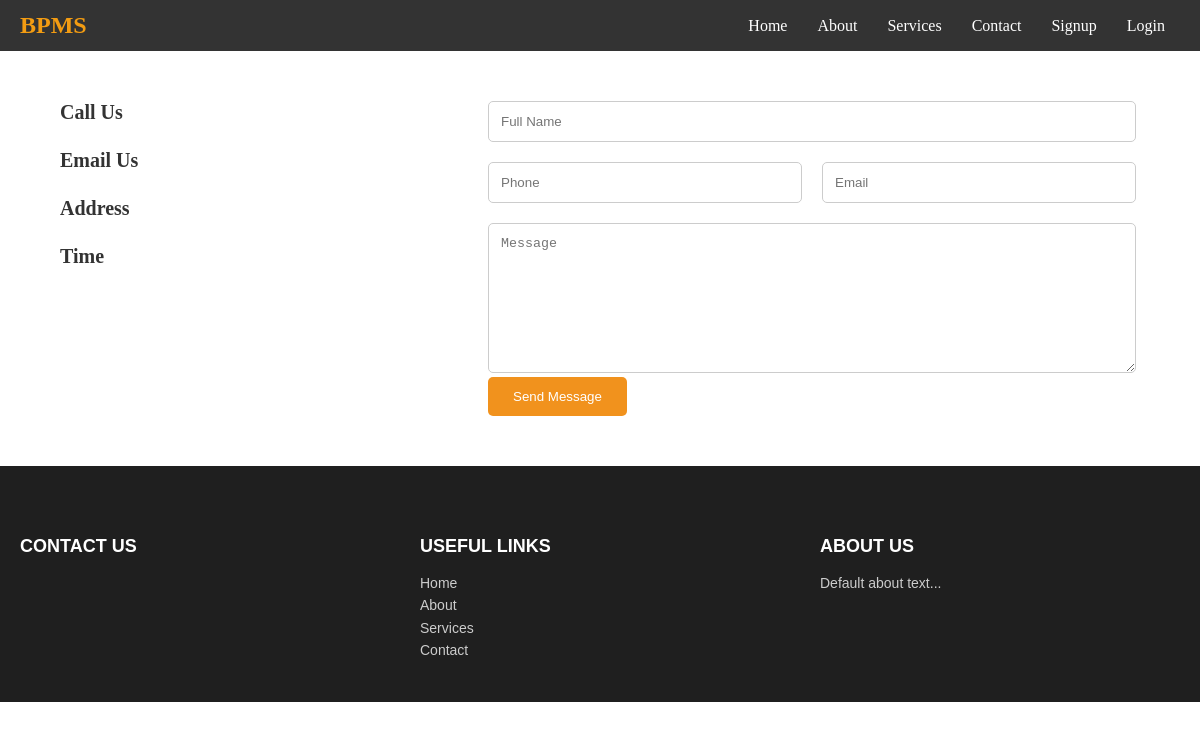
The app's page /contact.php, older data.
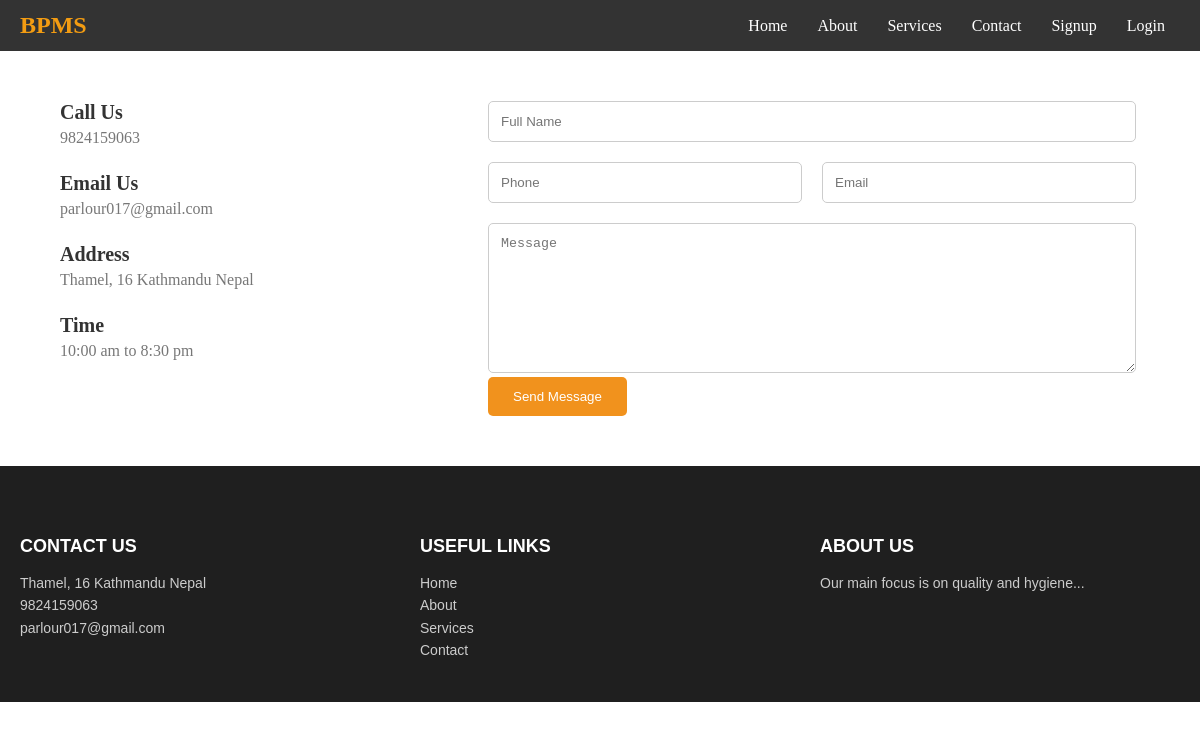
The same page, newer data.
### tables this page shows
CREATE TABLE IF NOT EXISTS tblpages (
  ID int(11) PRIMARY KEY AUTO_INCREMENT,
  PageType varchar(50),
  PageTitle varchar(200),
  Email varchar(200),
  MobileNumber bigint(12),
  Timing varchar(200),
  PageDescription mediumtext
);

CREATE TABLE about_settings (
    id INT PRIMARY KEY AUTO_INCREMENT,
    page_title VARCHAR(255),
    page_description TEXT
);

### contact.php (the view, shortened to what this page needs)
<?php
include('includes/dbconnection.php');
$ret = mysqli_query($con, "SELECT * FROM tblpages WHERE PageType='contactus'");
$row = mysqli_fetch_array($ret);
?>
<!DOCTYPE html>
<html lang="en">
<head>
    <link rel="stylesheet" href="style3.css">
    <link rel="stylesheet" href="includes/header.css">
    <link rel="stylesheet" href="includes/footer.css">
    <link rel="stylesheet" href="https://cdnjs.cloudflare.com/ajax/libs/font-awesome/6.6.0/css/all.min.css">
</head>
<body>
<?php include('includes/header.php');?>
<section class="contact-section">
    <div class="contact-info">
        <div class="box">
            <h3>Call Us</h3>
            <p><?php echo $row['MobileNumber']; ?></p>
        </div>
        <div class="box">
            <h3>Email Us</h3>
            <p><?php echo $row['Email']; ?></p>
        </div>
        <div class="box">
            <h3>Address</h3>
            <p><?php echo $row['PageDescription']; ?></p>
        </div>
        <div class="box">
            <h3>Time</h3>
            <p><?php echo $row['Timing']; ?></p>
        </div>
    </div>
    <form class="contact-form" method="POST">
        <div class="row">
            <input type="text" name="name" placeholder="Full Name" required>
        </div>
        <div class="row">
            <input type="text" name="phone" placeholder="Phone" required>
            <input type="email" name="email" placeholder="Email" required>
        </div>
        <textarea name="message" placeholder="Message" required></textarea>
        <button type="submit" name="submit">Send Message</button>
    </form>
</section>
    <?php include ('includes/footer.php');?>
</body>
</html>

### includes/header.php
<link rel="stylesheet" href="includes/header.css">
<nav class="navbar">
  <div class="logo">BPMS</div>
  <ul>
    <li><a href="index.php">Home</a></li>
    <li><a href="aboutus.php">About</a></li>
    <li><a href="services.php">Services</a></li>
    <li><a href="contact.php">Contact</a></li>
    <li><a href="signup.php">Signup</a></li>
    <li><a href="login.php">Login</a></li>
  </ul>
</nav>

### includes/footer.php
<?php
$con = mysqli_connect("localhost", "root", "", "pms_db");
$res_contact = mysqli_query($con, "SELECT * FROM tblpages WHERE PageType='contactus'");
$foot_contact = mysqli_fetch_array($res_contact);
$res_about = mysqli_query($con, "SELECT * FROM about_settings WHERE id=1");
$foot_about = mysqli_fetch_array($res_about);
?>
<footer class="footer">
  <div class="footer-container">
    <div class="footer-section">
      <h3>Contact Us</h3>
      <p><?php echo $foot_contact['PageDescription']; ?></p>
      <p> <?php echo $foot_contact['MobileNumber']; ?></p>
      <p><?php echo $foot_contact['Email']; ?></p>
    </div>
    <div class="footer-section">
      <h3>Useful Links</h3>
      <ul>
        <li><a href="index.php">Home</a></li>
        <li><a href="aboutus.php">About</a></li>
        <li><a href="services.php">Services</a></li>
        <li><a href="contact.php">Contact</a></li>
      </ul>
    </div>
    <div class="footer-section">
      <h3><?php echo $foot_about['page_title'] ?? 'About Us'; ?></h3>
      <p><?php echo $foot_about['page_description'] ?? 'Default about text...'; ?></p>
    </div>
  </div>
  </footer>

### style3.css (style rules this page uses)
* { margin: 0; padding: 0; box-sizing: border-box; }
.contact-section { width: 90%; margin: auto; display: grid; grid-template-columns: 35% 60%; gap: 50px; padding: 50px 0; }
.contact-info .box { margin-bottom: 25px; }
.contact-info h3 { font-size: 20px; color: #333; margin-bottom: 5px; }
.contact-info p { color: #777; }
.contact-form { width: 100%; }
.contact-form .row { display: flex; gap: 20px; margin-bottom: 20px; }
.contact-form input, .contact-form textarea { width: 100%; padding: 12px; border: 1px solid #ccc; border-radius: 5px; }
textarea { height: 150px; }
button { background: #f1921d; color: white; padding: 12px 25px; border: none; border-radius: 5px; cursor: pointer; }

### includes/header.css (style rules this page uses)
.navbar { background: #333; padding: 12px 20px; display: flex; justify-content: space-between; align-items: center; }
.logo { color: #f39c12; font-size: 24px; font-weight: bold; }
.navbar ul { list-style: none; display: flex; }
.navbar ul li { margin: 0 15px; }
.navbar ul li a { color: white; text-decoration: none; }

### includes/footer.css (style rules this page uses)
.footer { background-color: #1f1f1f; color: #fff; padding: 50px 0 20px; font-family: 'Poppins', sans-serif; }
.footer-container { display: flex; justify-content: space-around; flex-wrap: wrap; max-width: 1200px; margin: auto; }
.footer-section { flex: 1; margin: 20px; min-width: 250px; }
.footer-section h3 { font-size: 18px; margin-bottom: 15px; color: #fff; text-transform: uppercase; }
.footer-section p, .footer-section a { font-size: 14px; color: #ccc; line-height: 1.6; }
.footer-section a { text-decoration: none; }
.footer-section ul { list-style: none; padding: 0; }

Row changes from the older to the newer data that the page shows:
added tblpages: MobileNumber "9824159063", Email "parlour017@gmail.com", PageDescription "Thamel, 16 Kathmandu Nepal", Timing "10:00 am to 8:30 pm"
added about_settings: page_title "ABOUT US", page_description "Our main focus is on quality and hygiene..."
Text that changed along with them:
$foot_about['page_title']: "ABOUT US" → (not shown)
$foot_about['page_description']: "Default about text..." → (not shown)
